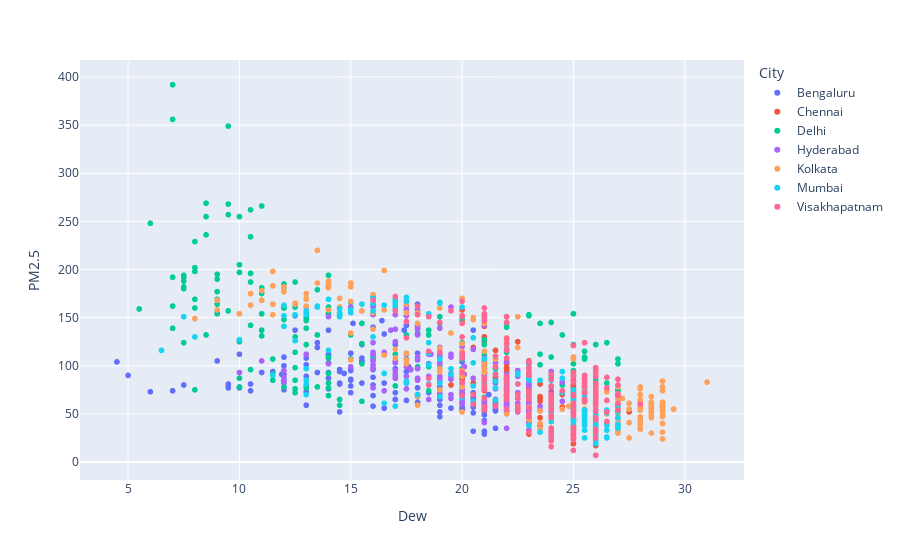

This figure's notebook cell:
### Code cell
fig=px.scatter(d,'median_x','median_y',color="City",labels={'median_x':'Dew','median_y':'PM2.5'})
fig.show()
fig.write_image(f'images/pm2.5_dew.png')

### Figure 1 — Plotly figure (JSON) as saved in the notebook; plotly's stock layout.template omitted (floating-point values rounded to 4 significant figures; data arrays with more than 128 entries replaced by an {"elided": "..."} marker saying what was removed)
{"data": [{"hovertemplate": "City=Bengaluru<br>Dew=%{x}<br>PM2.5=%{y}<extra></extra>", "legendgroup": "Bengaluru", "marker": {"color": "#636efa", "symbol": "circle"}, "mode": "markers", "name": "Bengaluru", "showlegend": true, "type": "scattergl", "x": {"elided": "194 float values"}, "xaxis": "x", "y": {"elided": "194 int values"}, "yaxis": "y"}, {"hovertemplate": "City=Chennai<br>Dew=%{x}<br>PM2.5=%{y}<extra></extra>", "legendgroup": "Chennai", "marker": {"color": "#EF553B", "symbol": "circle"}, "mode": "markers", "name": "Chennai", "showlegend": true, "type": "scattergl", "x": {"elided": "193 float values"}, "xaxis": "x", "y": {"elided": "193 int values"}, "yaxis": "y"}, {"hovertemplate": "City=Delhi<br>Dew=%{x}<br>PM2.5=%{y}<extra></extra>", "legendgroup": "Delhi", "marker": {"color": "#00cc96", "symbol": "circle"}, "mode": "markers", "name": "Delhi", "showlegend": true, "type": "scattergl", "x": {"elided": "198 float values"}, "xaxis": "x", "y": {"elided": "198 int values"}, "yaxis": "y"}, {"hovertemplate": "City=Hyderabad<br>Dew=%{x}<br>PM2.5=%{y}<extra></extra>", "legendgroup": "Hyderabad", "marker": {"color": "#ab63fa", "symbol": "circle"}, "mode": "markers", "name": "Hyderabad", "showlegend": true, "type": "scattergl", "x": {"elided": "191 float values"}, "xaxis": "x", "y": {"elided": "191 int values"}, "yaxis": "y"}, {"hovertemplate": "City=Kolkata<br>Dew=%{x}<br>PM2.5=%{y}<extra></extra>", "legendgroup": "Kolkata", "marker": {"color": "#FFA15A", "symbol": "circle"}, "mode": "markers", "name": "Kolkata", "showlegend": true, "type": "scattergl", "x": {"elided": "193 float values"}, "xaxis": "x", "y": {"elided": "193 int values"}, "yaxis": "y"}, {"hovertemplate": "City=Mumbai<br>Dew=%{x}<br>PM2.5=%{y}<extra></extra>", "legendgroup": "Mumbai", "marker": {"color": "#19d3f3", "symbol": "circle"}, "mode": "markers", "name": "Mumbai", "showlegend": true, "type": "scattergl", "x": {"elided": "193 float values"}, "xaxis": "x", "y": {"elided": "193 int values"}, "yaxis": "y"}, {"hovertemplate": "City=Visakhapatnam<br>Dew=%{x}<br>PM2.5=%{y}<extra></extra>", "legendgroup": "Visakhapatnam", "marker": {"color": "#FF6692", "symbol": "circle"}, "mode": "markers", "name": "Visakhapatnam", "showlegend": true, "type": "scattergl", "x": {"elided": "189 float values"}, "xaxis": "x", "y": {"elided": "189 int values"}, "yaxis": "y"}], "layout": {"autosize": true, "legend": {"title": {"text": "City"}, "tracegroupgap": 0}, "margin": {"t": 60}, "xaxis": {"anchor": "y", "autorange": true, "domain": [0, 1], "range": [2.858, 32.64], "title": {"text": "Dew"}, "type": "linear"}, "yaxis": {"anchor": "x", "autorange": true, "domain": [0, 1], "range": [-20.3, 419.3], "title": {"text": "PM2.5"}, "type": "linear"}}}
